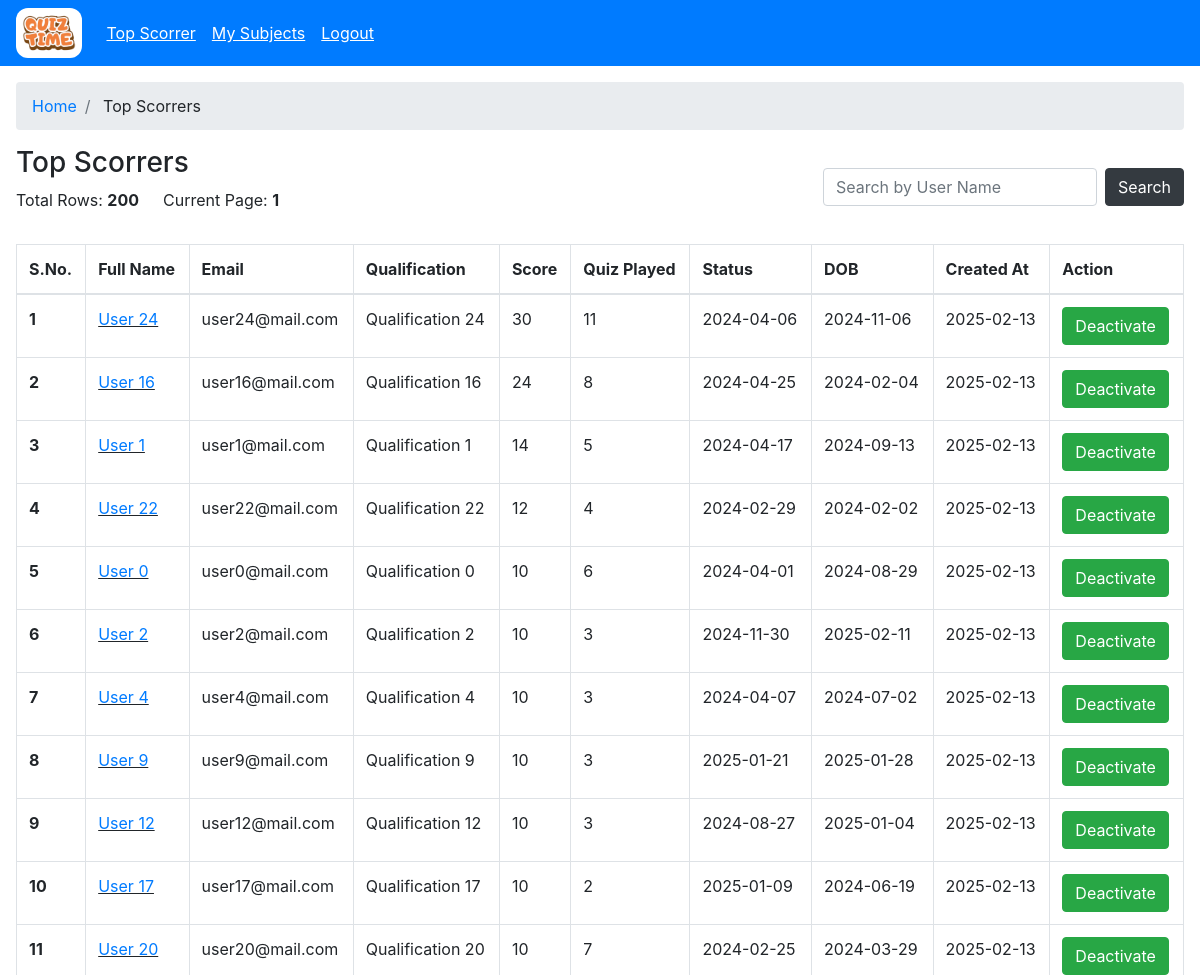
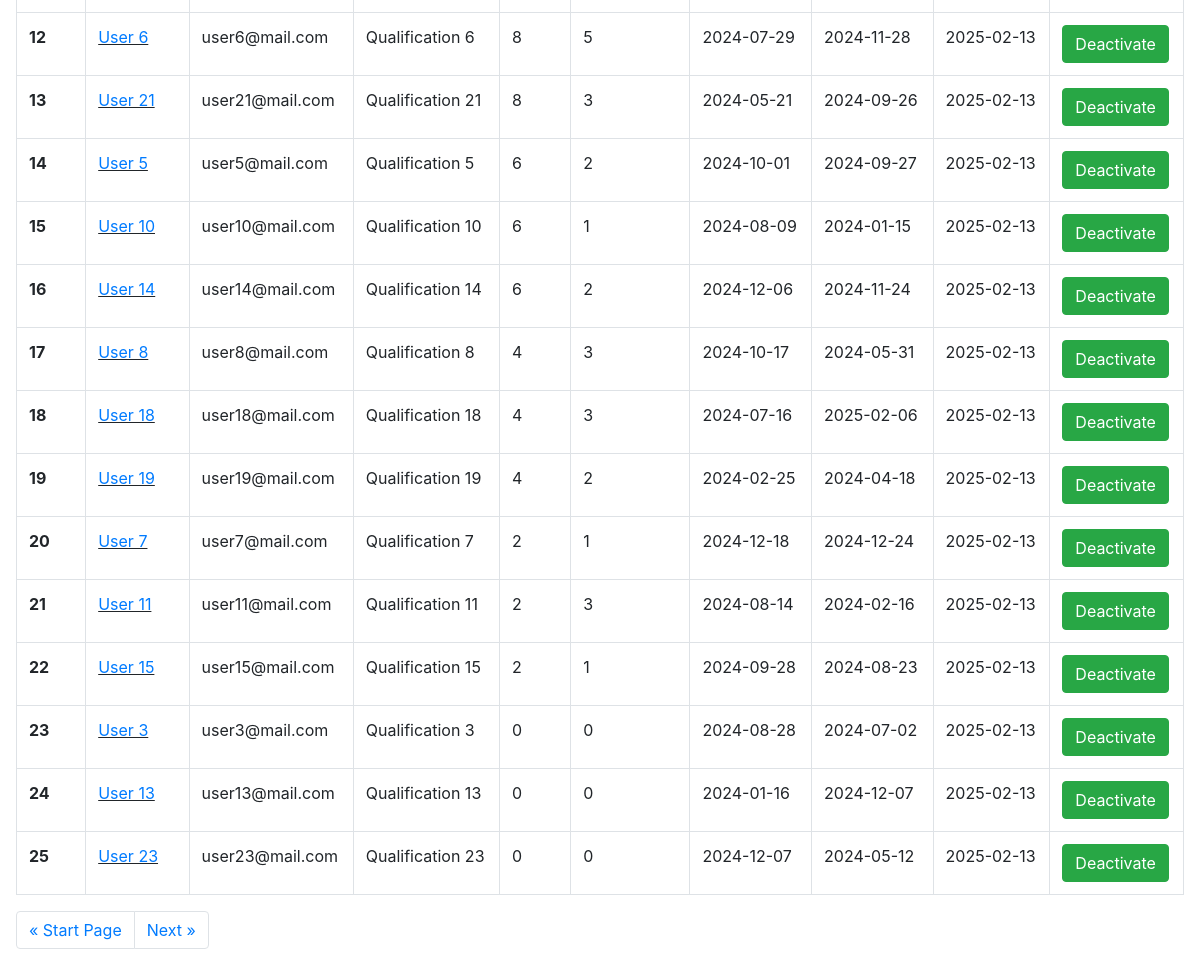
The app's page /admin/users (signed in) with its own data (2 pictures, top to bottom).
### models/model.py (models this page shows)
class User(UserMixin,db.Model):
    __tablename__='users'
    id= db.Column(db.VARCHAR(100), primary_key=True)
    email=db.Column(db.VARCHAR(100), unique=True,nullable=False)
    password=db.Column(db.VARCHAR(100), nullable=False)
    full_name=db.Column(db.VARCHAR(100), nullable=False)
    qualification=db.Column(db.VARCHAR(100), nullable=False)
    dob=db.Column(db.DATE, nullable=False)
    isActive=db.Column(db.Boolean, default=True, nullable=False)
    user_type=db.Column(db.Enum('admin','user'), nullable=False)
    created_at=db.Column(db.TIMESTAMP, nullable=False)
    updated_at=db.Column(db.TIMESTAMP, nullable=False)

### controllers/admin/admin.py (the view)
@admin.route("/users")
@login_required
@role_required("admin")
def users():
    try:
        skip = int(request.args.get("skip", 0))
        take = int(request.args.get("take", 25))
        where = request.args.get("where", "{}")
        where = json.loads(where) if where else {}
        query = User.query.filter_by(user_type='user')
        for key, value in where.items():
            query = query.filter(getattr(User, key).like(f"%{value}%"))
        users = query.offset(skip).limit(take).all()
        total_rows = query.count()
        final_list = []
        for usr in users:
            single_obj={}
            score = Score.query.filter_by(user_id=usr.id).all()
            single_obj['quiz_played'] = len(score)
            single_obj['score'] = sum([s.total_scored for s in score])
            single_obj = {**single_obj, **usr.__dict__}
            final_list.append(single_obj)
            final_list.sort(key=lambda x: x['score'], reverse=True)
        return render_template("admin/dashboard/scorrer.html",rows=final_list, total_rows=total_rows, skip=skip, take=take)
    except Exception as e:
        return render_template("admin/dashboard/scorrer.html",rows=[], total_rows=0, skip=0, take=25)

### app.py (called while the page is built)
    @login_manager.user_loader
    def load_user(user_id):
        return User.query.get(user_id)

### controllers/decorator.py (called while the page is built)
def role_required(role):
    def decorator(func):
        @wraps(func)
        def wrapper(*args, **kwargs):
            if not current_user.is_authenticated:
                return redirect(url_for("auth.login_post"))
            if current_user.user_type != role and session.get("user_type") != role:
                if current_user.user_type == "admin":
                    return redirect(url_for("admin.admin_home"))
                return redirect(url_for("user.user_home"))
            return func(*args, **kwargs)
        return wrapper
    return decorator

### templates/admin/dashboard/scorrer.html (shortened to what this page needs)
{% extends "base.html" %} {% block title %} Top Scorrers {% endblock %} {% block
content %} {% include "admin/admin_wrapper.html" %}
<section class="p-3">
  <nav aria-label="breadcrumb">
    <ol class="breadcrumb">
      <li class="breadcrumb-item"><a href="/admin">Home</a></li>
      <li class="breadcrumb-item">
        <a>Top Scorrers</a>
      </li>
    </ol>
  </nav>
  <div class="d-flex flex-wrap justify-content-between">
    <div>
      <h3>Top Scorrers</h3>
      <div class="d-flex align-items-center">
        <p class="mr-4">Total Rows: <strong>{{ total_rows }}</strong></p>
        <p>
          Current Page:
          <strong
            >{% if skip and take %} {{ ((skip|int)/take)+1 }} {% else %}1{%
            endif %}</strong
          >
        </p>
      </div>
    </div>
    <div class="form-inline my-2 my-lg-0">
      <input
        class="form-control mt-2 mt-sm-0 mr-sm-2"
        type="search"
        id="userInput"
        placeholder="Search by User Name"
        aria-label="Search"
      />
      <button
        onclick="searchByUser('{{skip}}', '{{take}}')"
        class="btn btn-dark my-2 my-sm-0"
      >
        <a>Search</a>
      </button>
    </div>
  </div>
  <section class="mt-3">
    <div class="table-responsive">
      <table class="table table-bordered table-hover">
        <thead>
          <tr>
            <th scope="col">S.No.</th>
            <th scope="col">Full Name</th>
            <th scope="col">Email</th>
            <th scope="col">Qualification</th>
            <th scope="col">Score</th>
            <th scope="col">Quiz Played</th>
            <th scope="col">Status</th>
            <th scope="col">DOB</th>
            <th scope="col">Created At</th>
            <th scope="col">Action</th>
          </tr>
        </thead>
        <tbody>
          {% for usr in rows %}
          <tr class="pointer">
            <th scope="row">{{ loop.index+skip }}</th>
            <td class="link">
              <a href="/admin/users/view?user_id={{ usr.id }}"
                >{{ usr.full_name }}</a
              >
            </td>
            <td>{{ usr.email }}</td>
            <td>{{ usr.qualification }}</td>
            <td>{{ usr.score }}</td>
            <td>{{ usr.quiz_played }}</td>
            <td>{{ usr.dob }}</td>
            <td>{{ usr.created_at.strftime('%Y-%m-%d') }}</td>
            <td>{{ usr.updated_at.strftime('%Y-%m-%d') }}</td>
            <td>
              <form
                action="/admin/users/manage?user_id={{ usr.id }}"
                method="POST"
              >
                <button
                  class="btn {{ 'btn-danger' if not usr.isActive else 'btn-success' }}"
                >
                  {% if usr.isActive %}Deactivate{% else %}Activate{% endif %}
                </button>
              </form>
            </td>
          </tr>
          {% endfor %}
        </tbody>
      </table>
      <nav aria-label="Page navigation example">
        <ul class="pagination">
          <li class="page-item">
            <a
              class="page-link"
              href="/admin/subject?skip={{ (skip - take) if skip > 0 else 0 }}&take={{ take }}"
              aria-label="Previous"
            >
              <span aria-hidden="true">&laquo;</span>
              <span
                >{% if skip > 0 %}Previous{% else %}Start Page{% endif %}</span
              >
            </a>
          </li>
          <li class="page-item">
            <a
              class="page-link"
              href="/admin/subject?skip={{ ( (((skip|int) / take)|int+1)*take if ((skip|int+take) < total_rows) else None  ) if ((skip|int+take) < total_rows) else 0 }}&take={{ take }}"
              aria-label="Next"
            >
              <span
                >{% if ((skip|int + take) < total_rows) %}Next{% else %}Go back
                to Start Page{% endif %}</span
              >
              <span aria-hidden="true">&raquo;</span>
            </a>
          </li>
        </ul>
      </nav>
    </div>
  </section>
</section>
{% endblock %}

### static/css/style.css (style rules this page uses)
.pointer { cursor: pointer; }
.link { text-decoration: underline !important; }

### records on screen
User: full_name "User 24", email "user24@mail.com", qualification "Qualification 24", score "30", quiz_played "11", dob "2024-04-06", created_at "2024-11-06", updated_at "2025-02-13"
User: full_name "User 16", email "user16@mail.com", qualification "Qualification 16", score "24", quiz_played "8", dob "2024-04-25", created_at "2024-02-04", updated_at "2025-02-13"
User: full_name "User 1", email "user1@mail.com", qualification "Qualification 1", score "14", quiz_played "5", dob "2024-04-17", created_at "2024-09-13", updated_at "2025-02-13"
User: full_name "User 22", email "user22@mail.com", qualification "Qualification 22", score "12", quiz_played "4", dob "2024-02-29", created_at "2024-02-02", updated_at "2025-02-13"
User: full_name "User 0", email "user0@mail.com", qualification "Qualification 0", score "10", quiz_played "6", dob "2024-04-01", created_at "2024-08-29", updated_at "2025-02-13"
User: full_name "User 2", email "user2@mail.com", qualification "Qualification 2", score "10", quiz_played "3", dob "2024-11-30", created_at "2025-02-11", updated_at "2025-02-13"
User: full_name "User 4", email "user4@mail.com", qualification "Qualification 4", score "10", quiz_played "3", dob "2024-04-07", created_at "2024-07-02", updated_at "2025-02-13"
User: full_name "User 9", email "user9@mail.com", qualification "Qualification 9", score "10", quiz_played "3", dob "2025-01-21", created_at "2025-01-28", updated_at "2025-02-13"
User: full_name "User 12", email "user12@mail.com", qualification "Qualification 12", score "10", quiz_played "3", dob "2024-08-27", created_at "2025-01-04", updated_at "2025-02-13"
User: full_name "User 17", email "user17@mail.com", qualification "Qualification 17", score "10", quiz_played "2", dob "2025-01-09", created_at "2024-06-19", updated_at "2025-02-13"
User: full_name "User 20", email "user20@mail.com", qualification "Qualification 20", score "10", quiz_played "7", dob "2024-02-25", created_at "2024-03-29", updated_at "2025-02-13"
User: full_name "User 6", email "user6@mail.com", qualification "Qualification 6", score "8", quiz_played "5", dob "2024-07-29", created_at "2024-11-28", updated_at "2025-02-13"
User: full_name "User 21", email "user21@mail.com", qualification "Qualification 21", score "8", quiz_played "3", dob "2024-05-21", created_at "2024-09-26", updated_at "2025-02-13"
User: full_name "User 5", email "user5@mail.com", qualification "Qualification 5", score "6", quiz_played "2", dob "2024-10-01", created_at "2024-09-27", updated_at "2025-02-13"
User: full_name "User 10", email "user10@mail.com", qualification "Qualification 10", score "6", quiz_played "1", dob "2024-08-09", created_at "2024-01-15", updated_at "2025-02-13"
User: full_name "User 14", email "user14@mail.com", qualification "Qualification 14", score "6", quiz_played "2", dob "2024-12-06", created_at "2024-11-24", updated_at "2025-02-13"
User: full_name "User 8", email "user8@mail.com", qualification "Qualification 8", score "4", quiz_played "3", dob "2024-10-17", created_at "2024-05-31", updated_at "2025-02-13"
User: full_name "User 18", email "user18@mail.com", qualification "Qualification 18", score "4", quiz_played "3", dob "2024-07-16", created_at "2025-02-06", updated_at "2025-02-13"
User: full_name "User 19", email "user19@mail.com", qualification "Qualification 19", score "4", quiz_played "2", dob "2024-02-25", created_at "2024-04-18", updated_at "2025-02-13"
User: full_name "User 7", email "user7@mail.com", qualification "Qualification 7", score "2", quiz_played "1", dob "2024-12-18", created_at "2024-12-24", updated_at "2025-02-13"
User: full_name "User 11", email "user11@mail.com", qualification "Qualification 11", score "2", quiz_played "3", dob "2024-08-14", created_at "2024-02-16", updated_at "2025-02-13"
User: full_name "User 15", email "user15@mail.com", qualification "Qualification 15", score "2", quiz_played "1", dob "2024-09-28", created_at "2024-08-23", updated_at "2025-02-13"
User: full_name "User 3", email "user3@mail.com", qualification "Qualification 3", score "0", quiz_played "0", dob "2024-08-28", created_at "2024-07-02", updated_at "2025-02-13"
User: full_name "User 13", email "user13@mail.com", qualification "Qualification 13", score "0", quiz_played "0", dob "2024-01-16", created_at "2024-12-07", updated_at "2025-02-13"
User: full_name "User 23", email "user23@mail.com", qualification "Qualification 23", score "0", quiz_played "0", dob "2024-12-07", created_at "2024-05-12", updated_at "2025-02-13"

### other values on screen
{{ total_rows }} "200"
